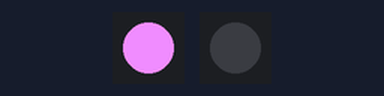
Bench run of a program on a simulated MicroPython board. On the bench: 2 × 1 RGB LEDs in strip order, left to right.

Above: at 0.12 s.
At 1.37 s:
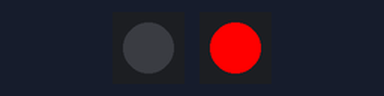
At 2.87 s:
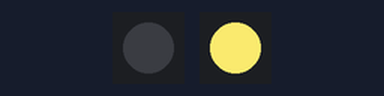
At 6.13 s:
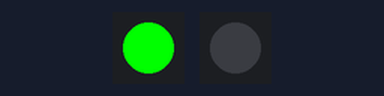
Timing chart, 0 to 6.4 s (numbered marks = the images above):
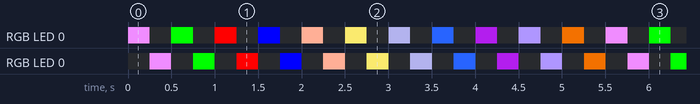

The program:

Day6d.py
```python
'''
Colour cycling and chasing colours through both lights
'''

# Imports
import time
from machine import Pin
from neopixel import NeoPixel

# Define the LED pin number (2) and number of LEDs (1)
GRBled1 = NeoPixel(Pin(2), 1) # GRB LED1
GRBled2 = NeoPixel(Pin(5), 1) # GRB LED2


# Define some GRB colour variables
white = 240,140,255 #White-ish!
red = 0,255,0
green = 255,0,0
blue = 0,0,255
yellow = 255,175,150
orange = 238, 223, 105
pink = 150,150,200
purple = 40,100,255
iceblue = 150,25,200
unicorn = 175,150,255
bogey = 215, 100, 0

colour_list = [white, red, green, blue, yellow, orange, pink, purple, iceblue, unicorn, bogey]

# Loop through all colours
while True:
    for colour in colour_list:
        GRBled1.fill((colour)) # Set colour
        GRBled1.write() # Write the data to the LED
        time.sleep(0.25)
        GRBled1.fill((0, 0, 0)) # turn off LED1
        GRBled1.write() # Write the data to the LED
        GRBled2.fill((colour)) # Set colour
        GRBled2.write() # Write the data to the LED
        time.sleep(0.25)
        GRBled2.fill((0, 0, 0)) # turn off LED1
        GRBled2.write() # Write the data to the LED
```

Measured:
- by itself, RGB LED 0: off → RGB(240, 140, 255) at 0.00 s, → off 0.25 s later, → RGB(0, 255, 0) 0.25 s later, → off 0.25 s later, … (160 changes in this stretch)
- by itself, RGB LED 0: off → RGB(240, 140, 255) at 0.25 s, → off 0.25 s later, → RGB(0, 255, 0) 0.25 s later, → off 0.25 s later, … (159 changes in this stretch)
- by itself, everything shown: repeats every 5.5 s, in 22 steps
